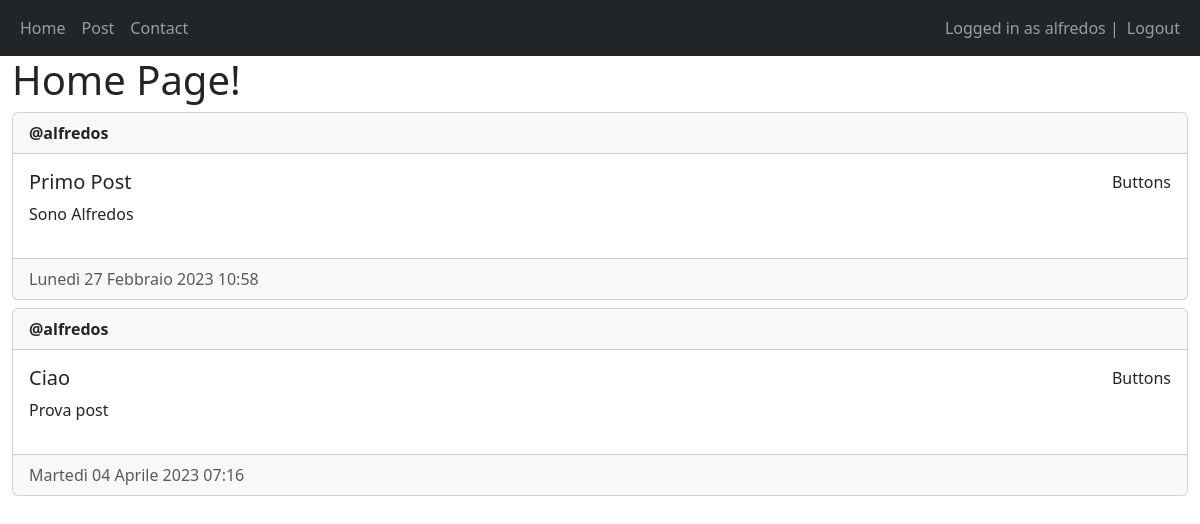
The app's page / (signed in) with its own data.
### main/models.py (models this page shows, shortened)
class Post(models.Model):
    author = models.ForeignKey(User, on_delete=models.CASCADE)
    title = models.CharField(max_length=200)
    description = models.TextField()
    create_at = models.DateTimeField(auto_now_add=True)
    update_at = models.DateTimeField(auto_now_add=True)

### main/views.py (the view)
# urls.py: path('', views.home, name = 'home'),
@login_required(login_url="/login")
def home(request):
    posts = Post.objects.all()
    return render(request, 'main/home.html', {"posts":posts})

### main/templates/main/home.html (shortened to what this page needs)
{% extends 'main/base.html' %}
{% block content %}
<h1>Home Page!</h1>
{% for post in posts  %}
<div class="card mt-2">
    <div class="card-header"><strong>@{{post.author.username}}</strong></div>
    <div class="card-body d-flex flex-row justify-content-between">
        <div>
            <h5 class="card-title">{{post.title}}</h5>
            <p>{{post.description}}</p>
        </div>
        <div>Buttons</div>
    </div>
    <div class="card-footer text-muted">{{post.create_at}}</div>
</div>
{% empty %}
<p>No posts yet :(</p>
{% endfor %}
{% endblock content %}

### main/templates/main/base.html (shortened to what this page needs)
<!DOCTYPE html>
<html lang="en">
<head>
    <link href="https://cdn.jsdelivr.net/npm/bootstrap@5.3.0-alpha1/dist/css/bootstrap.min.css" rel="stylesheet">
</head>
<body>
    <nav class="navbar navbar-expand-lg navbar-dark bg-dark">
        <div class="container-fluid">
            <div>
                <ul class="navbar-nav">
                    <li class="nav-item">
                        <a class="nav-link" href="/home">Home</a>
                    </li>
                    <li class="nav-item">
                        <a class="nav-link" href="/create-post">Post</a>
                    </li>
                    <li class="nav-item">
                        <a class="nav-link" href="/contact">Contact</a>
                    </li>
                </ul>
            </div>
            <div>
                <ul class="navbar-nav">
                    {% if user.is_authenticated %}
                    <span class="navbar-text">Logged in as {{user.username}} | </span>
                    <li class="nav-item">
                        <a class="nav-link" href="/logout">Logout</a>
                    </li>
                    {% else %}
                    <li class="nav-item">
                        <a class="nav-link" href="/login">Login</a>
                    </li>
                    <li><a href="">Test</a></li>
                    {% endif %}
                </ul>
            </div>
        </div>
    </nav>
    <div class="container-fluid">
        {% block content %}{% endblock content %}
    </div>
</body>
</html>

### records on screen
Post: author.username "alfredos", title "Primo Post", description "Sono Alfredos", create_at "Lunedì 27 Febbraio 2023 10:58"
Post: author.username "alfredos", title "Ciao", description "Prova post", create_at "Martedì 04 Aprile 2023 07:16"

### other values on screen
{{ user.username }} "alfredos"
